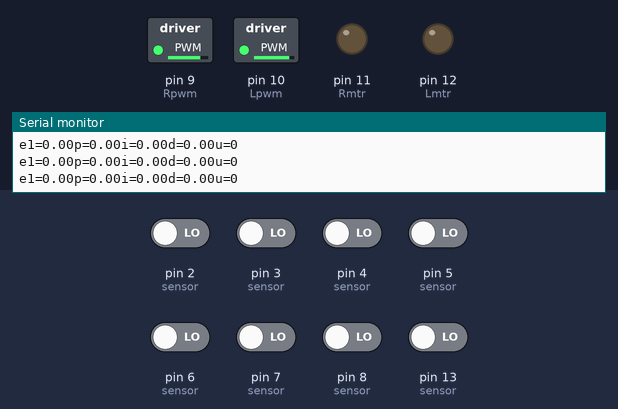
Bench run of a sketch on a simulated Arduino Uno, built with avr-gcc and run on an emulated ATmega328P. Shown: switched loads named in the sketch (green lamp = pin HIGH), output pins drawn as LEDs (lit = HIGH), the last lines printed to the serial monitor. Inputs (shaded band) come from the test bench; at power-on: pin 2 (sensor), pin 3 (sensor), pin 4 (sensor), pin 5 (sensor), pin 6 (sensor), pin 7 (sensor), pin 8 (sensor), pin 13 (sensor) LOW.

Above: at 1.2 s.
1.3 s: pin 2 (sensor) driven HIGH
At 2.5 s:
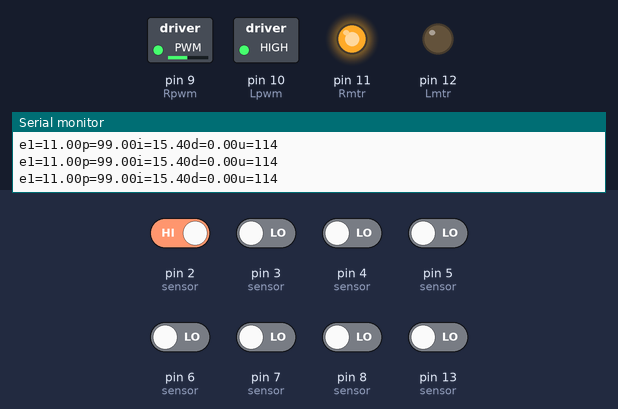
2.8 s: pin 3 (sensor) driven HIGH
At 3.7 s:
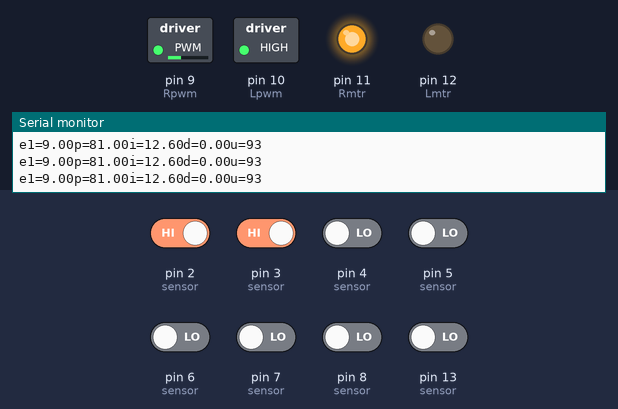
5.8 s: pin 4 (sensor) driven HIGH
At 6.7 s:
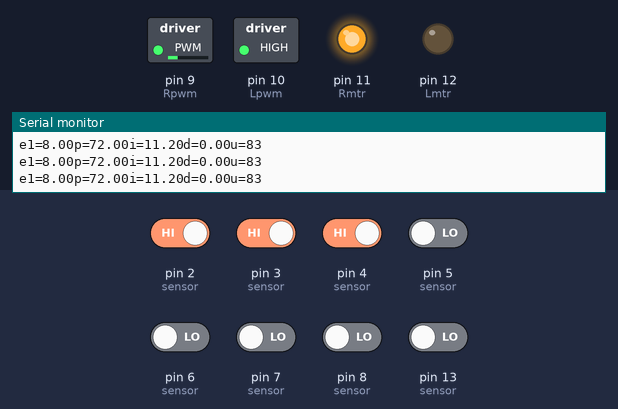
7.3 s: pin 5 (sensor) driven HIGH
At 8.2 s:
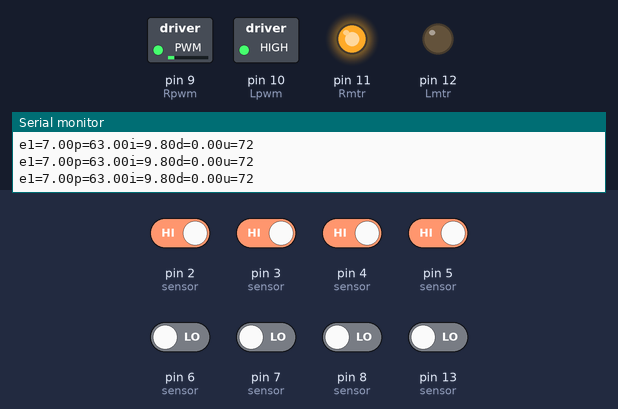
10.3 s: pin 6 (sensor) driven HIGH
At 11.5 s:
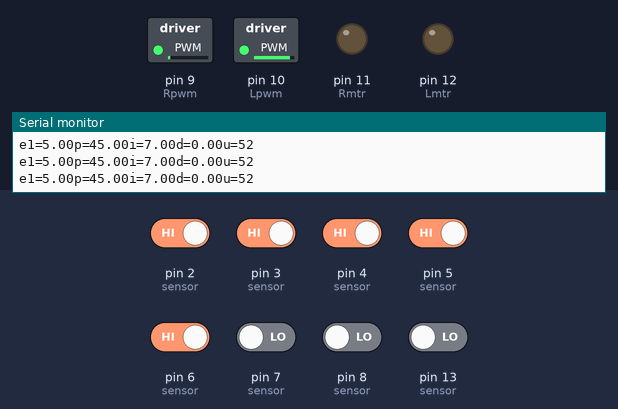
11.8 s: pin 13 (sensor) driven HIGH
At 12.6 s:
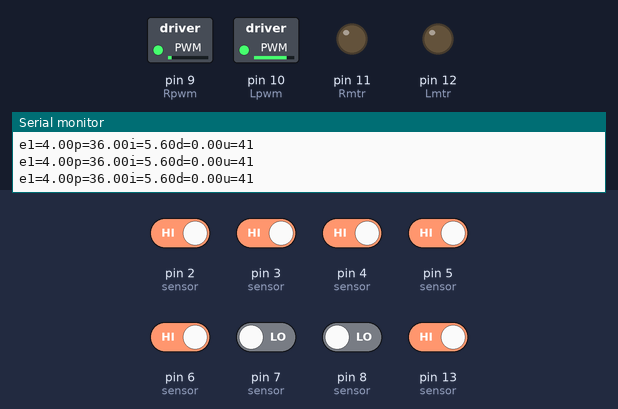
Timing chart, 0 to 14.8 s (numbered marks = the images above; inputs shaded):
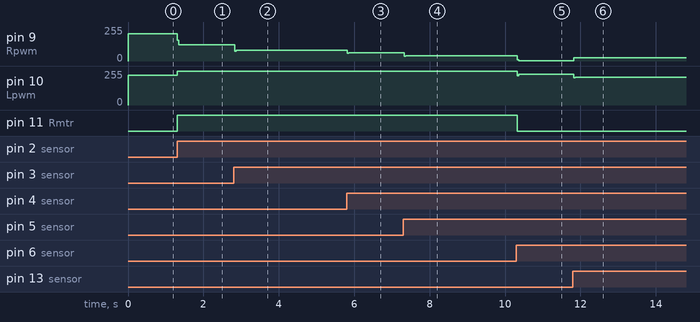

The sketch:

LF1.ino
```cpp
int s, s1,s2,s3,s4,s5,s6,s7,s8;
float  sp,pv,error,last_error,p,i,d,kp,ki,kd,rate1,rate2;
int f,left,right;
float PV;
int Lmtr = 12;
int Rmtr = 11;
int Lpwm = 10;
int Rpwm = 9;
void setup() {
  // put your setup code here, to run once:
  pinMode(2, INPUT);
  pinMode(3, INPUT);
  pinMode(4, INPUT);
  pinMode(5, INPUT);
  pinMode(6, INPUT);
  pinMode(7, INPUT);
  pinMode(8, INPUT);
  pinMode(13, INPUT);
  Serial.begin(9600);
  pinMode(Lmtr,OUTPUT);
  pinMode(Rmtr,OUTPUT);
  pinMode(Lpwm,OUTPUT);
  pinMode(Rpwm,OUTPUT);
}

void loop() {
  // put your main code here, to run repeatedly:
  sensor();
  PID();
   roll();
//  Serial.print("s=");
//  Serial.println(s);
//  Serial.print("PV=");
//  Serial.println(PV);
   Serial.print("e1=");
  Serial.print(error);
   Serial.print("p=");
  Serial.print(p);
   Serial.print("i=");
  Serial.print(i);
   Serial.print("d=");
  Serial.print(d);
  Serial.print("u=");
  Serial.println(f);
//
 // delay(2);
}

void sensor()
{
  s1 = digitalRead(2)<<7;
  s2 = digitalRead(3)<<6;
  s3 = digitalRead(4)<<5;
  s4 = digitalRead(5)<<4;
  s5 = digitalRead(6)<<3;
  s6 = digitalRead(7)<<2;
  s7 = digitalRead(8)<<1;
  s8 = digitalRead(13);

  s = s1|s2|s3|s4|s5|s6|s7|s8;
if (s == 1){ PV=11;}
if (s == 3){ PV=9;}
if (s == 7){ PV=8;}
if (s == 15){ PV=7;}
if (s == 127){ PV=10;}
if (s == 63){ PV=6;}
if (s == 31){ PV=5;}
if (s == 159){ PV=4;}
if (s == 143){ PV=3;}
if (s == 207){ PV=2;}
if (s == 239){ PV=1;}

if (s == 231){ PV=0;}

if (s == 227){ PV=-1;}
if (s == 243){PV =-2;}
if (s == 241){ PV=-3;}
if (s == 249){ PV=-4;}
if (s == 248){ PV=-5;}
if (s == 252){ PV=-6;}
if (s == 254){ PV=-10;}
if (s == 240){ PV=-7;}
if (s == 224){ PV=-8;}
if (s == 192){ PV=-9;}
if (s == 128){ PV=-11;}
}

void PID()
{

  kp = 9;   /// nilai proportional
   ki = 0.7; /// nilai integratif
   kd = 2.25;  ////nilai derivative
   sp = 0;
   pv = PV;
   last_error = error;
   error = sp - pv;
   p = error * kp;    //// persamaan proportional
   rate1 = error - last_error;
   d = kd * rate1;    /// persamaan derivatif
   rate2 = error + last_error;
   i = ki * rate2;    ///// persamaan integratif
   f =p+d+i;   ///// persamaan PID


}

void motor(int left, int right)
{
   if( left >= 0) { digitalWrite (Lmtr,LOW); }
  else { digitalWrite (Lmtr,HIGH); }

  if( right >=0) {  digitalWrite (Rmtr,LOW); }
  else {  digitalWrite (Rmtr,HIGH); }

  analogWrite (Lpwm,abs(left));
  analogWrite (Rpwm,abs(right));
}

void motorKiri(int k)
{
if (k >= 0){ digitalWrite (Lmtr,LOW); }
else { digitalWrite (Lmtr, HIGH);}
analogWrite(Lpwm,abs(k));
}
void motorKanan(int k)
{
if (k >= 0){ digitalWrite (Rmtr,LOW); }
else { digitalWrite (Rmtr, HIGH);}
analogWrite(Rpwm,abs(k));
}

void roll()
{
// left = 5+(200+f);
// right = 5+(200-f);
//
// if (left >= 255)
// {
//   left =255;
// }
// if (right  >= 255)
// {
//   right = 255;
// }
 if (PV == 0)
 {left = 5+(220+f);
 right = 5+(200-f);
 motorKiri(left);
 motorKanan(right);
 }
//
  if (PV >= 1 && PV <=2)
 { left = 5+(170+(2*f));
 right = 5+(150-(2*f));

  motorKiri(left);
  motorKanan(right);
  }

  if (PV >= -2 && PV <=-1)
   { left = 5+(170+(2*f));
 right = 5+(150-(2*f));

     motorKiri(left);
 motorKanan(right);
   }

 if (PV >= 3 && PV <=9)
 { left = 5+(120+(2*f));
 right = 5+(100-(2*f));

   motorKiri(left);
 motorKanan(right);
 }

  if (PV >= -9 && PV <=-3)
  {
   left = 5+(120+(2*f));
 right = 5+(100-(2*f));
   motorKiri(left);
  motorKanan(right);
 }


 if (PV >=10 )
  {
   left = 5+(120+(2*f));
 right = 5+(100-(2*f));
   motorKiri(left);
 motorKanan(right);
  }
 if (PV <= -10)
  { left = 5+(120+(2*f));
 right = 5+(100-(2*f));
    motorKiri(left);
 motorKanan(right);
 }


}
```

Measured:
- after the input at 1.3 s, pin 9 (Rpwm): 205/255 → 123/255 at once; pin 10 (Lpwm): 225/255 → 255/255 at once; pin 11 (Rmtr): LOW → HIGH at once
- after the input at 2.8 s, pin 9 (Rpwm): 123/255 → 81/255 at once
- after the input at 5.8 s, pin 9 (Rpwm): 81/255 → 61/255 at once
- after the input at 7.3 s, pin 9 (Rpwm): 61/255 → 39/255 at once
- after the input at 10.3 s, pin 9 (Rpwm): 39/255 → 1/255 at once; pin 10 (Lpwm): 255/255 → 229/255 at once; pin 11 (Rmtr): HIGH → LOW at once
- after the input at 11.8 s, pin 9 (Rpwm): 1/255 → 23/255 at once; pin 10 (Lpwm): 229/255 → 207/255 at once
